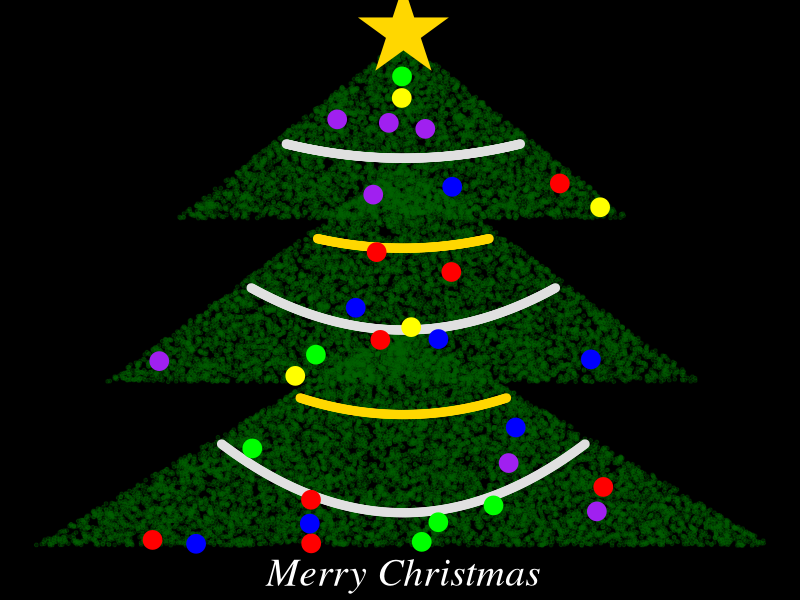
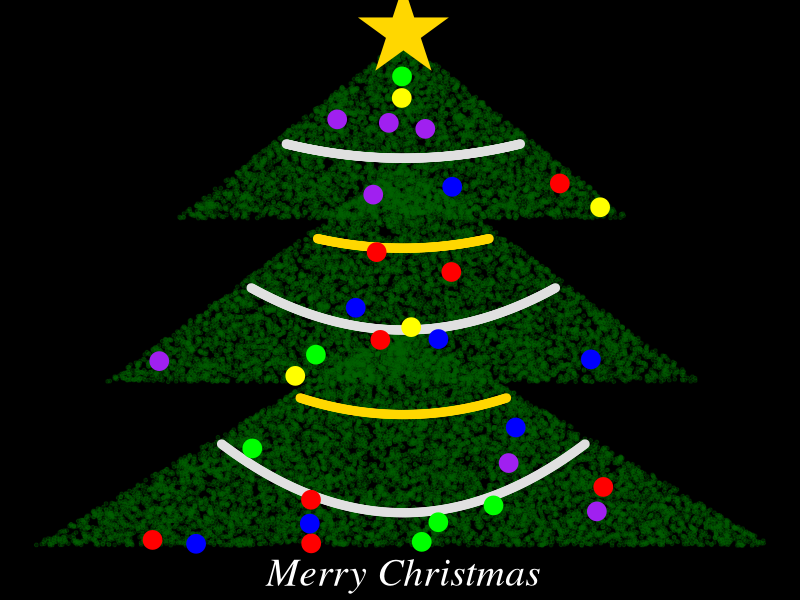

The R script that drew these images, in order:
library(ggplot2)
library(dplyr)

set.seed(29)

stworz_pietro <- function(n, y_min, y_max, szerokosc_dolu, margines = 1.0) {
  real_width <- szerokosc_dolu * margines
  x <- runif(n, -real_width, real_width)
  y <- runif(n, y_min, y_max)
  max_x_na_y <- (y_max - y) / (y_max - y_min) * real_width
  data.frame(x, y) %>% filter(abs(x) < max_x_na_y)
}

stworz_lancuch <- function(y_srodek, szerokosc_paraboli, zwis, kolor, y_max_tree, y_min_tree, width_tree) {
  x <- seq(-szerokosc_paraboli, szerokosc_paraboli, length.out = 500)
  y <- (zwis * x^2) + (y_srodek - zwis)
  data.frame(x, y, Kolor = kolor) %>%
    filter(y < y_max_tree & y > y_min_tree) %>%
    mutate(max_x_allowed = (y_max_tree - y) / (y_max_tree - y_min_tree) * width_tree) %>%
    filter(abs(x) < (max_x_allowed - 0.15))
}

p1_par <- c(0.5, 4.5, 3.6)
p2_par <- c(3.5, 7.5, 2.9)
p3_par <- c(6.5, 9.8, 2.2)

df_igly <- bind_rows(
  stworz_pietro(20000, p1_par[1], p1_par[2], p1_par[3]),
  stworz_pietro(15000, p2_par[1], p2_par[2], p2_par[3]),
  stworz_pietro(10000, p3_par[1], p3_par[2], p3_par[3])
)

df_bombki <- bind_rows(
  stworz_pietro(30, p1_par[1], p1_par[2], p1_par[3], margines = 0.95),
  stworz_pietro(20, p2_par[1], p2_par[2], p2_par[3], margines = 0.95),
  stworz_pietro(20, p3_par[1], p3_par[2], p3_par[3], margines = 0.95)
) %>%
  mutate(Kolor = sample(c("red", "yellow", "blue", "purple", "green"), n(), replace = TRUE))

df_lancuchy <- bind_rows(
  stworz_lancuch(1.5, 3.8, 0.40, "silver", p1_par[2], p1_par[1], p1_par[3]),
  stworz_lancuch(3.2, 3.2, 0.30, "gold", p1_par[2], p1_par[1], p1_par[3]),
  stworz_lancuch(4.8, 3.0, 0.35, "silver", p2_par[2], p2_par[1], p2_par[3]),
  stworz_lancuch(6.2, 2.5, 0.25, "gold", p2_par[2], p2_par[1], p2_par[3]),
  stworz_lancuch(7.8, 2.0, 0.20, "silver", p3_par[2], p3_par[1], p3_par[3])
)

ggplot() +
  geom_point(data = df_igly, aes(x, y), color = "darkgreen", alpha = 0.3, size = 1) +
  
  geom_point(data = df_lancuchy, aes(x, y, color = Kolor), size = 2.5, show.legend = FALSE) +
  
  geom_point(data = df_bombki, aes(x, y, color = Kolor), size = 6, show.legend = FALSE) +
  
  annotate("text", x = 0, y = 10, label = "\u2605", color = "#FFD700", size = 30) +
  
  annotate("text", x = 0, y = 0, label = "Merry Christmas", color = "white", 
           size = 10, fontface = "italic", family = "serif") +
  scale_color_manual(values = c(
    "red" = "red",
    "blue" = "blue",
    "yellow" = "yellow",
    "purple" = "purple",
    "green" = "green",
    "gold" = "#FFD700",
    "silver" = "#E0E0E0"
  )) +
  
  theme_void() +
  theme(
    plot.background = element_rect(fill = "black", color = NA),
    legend.position = "none"
  )

ggsave("Choinka.png", width = 8, height = 9, dpi = 300)